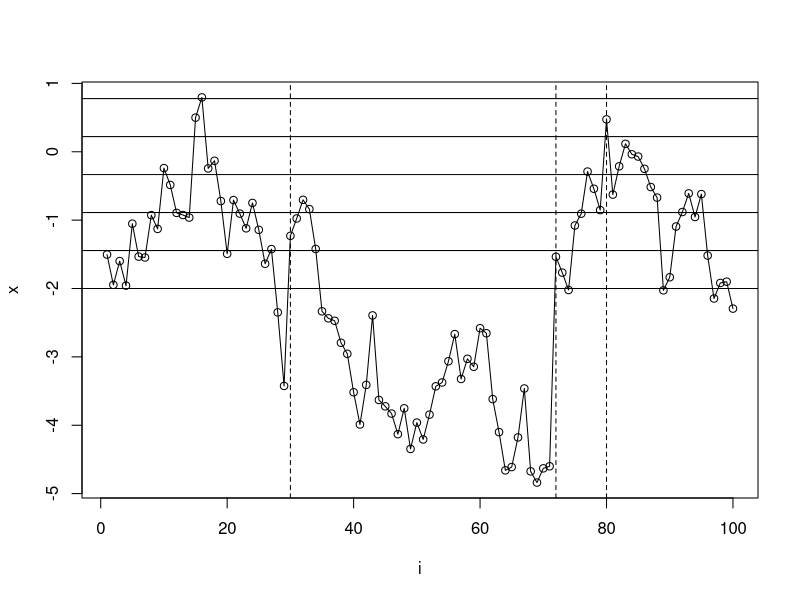
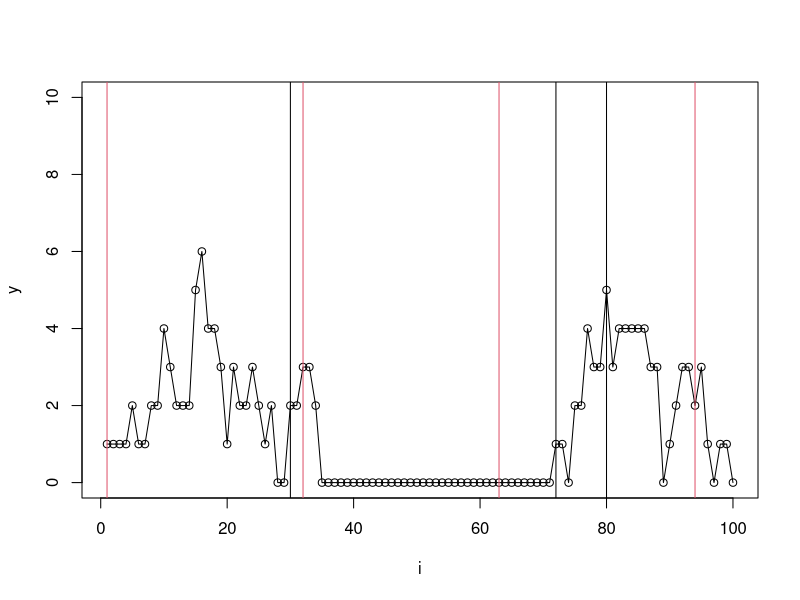

Source code (R) for these figures, in order:
# 4 categories of latent disease activity: Remission, Low, Medium, High.
# Remission tends to be 0s and 1s; Low is 2s and 3s, Medium is 4s and 6s, High is 7+

# A reasonably high proportion of people/person-time should be spent in the lower disease states.
# Fluctuation within a state should not be too rapid. Thus there should be smoothness within states.
# It would be more realistic to have people more commonly self-report the same pain level multiple days
# before then shifting to an adjacent score. Similarly, movements of one unit should be more common than movements of 2+

# It is currently quite hard to spot what I would pick out as a flare. Someone who is relatively stable,
# perhaps for weeks/months, then they have a significant increase in pain, often rapidly over days.
# Lengthening the time spent in one state might help.

# I think the model does include a hidden treatment and treatment response, yet that is also not easy to spot.
# This might again be helped by lengthening the period of time in the states before things change.

latent_process <- function(num_timepoints = 100,
                           baseline_variation = 1,
                           flare_rate = 0.1,
                           flare_magnitude = 2,
                           flare_variation = 0.5,
                           treat_magnitude = 1,
                           alpha = 1,
                           cutpoints = seq(-2, 3, length = 10)) {
    if (any(order(cutpoints) != seq_along(cutpoints)))
        stop('cutpoints should be in nondecreasing order')

    # Baseline variation
    dx <- rnorm(num_timepoints, sd = baseline_variation)

    # Flare variation
    flare_inter <- rexp(100, rate = flare_rate)               # Arbitrarily large # inter-arrival times
    flare_inter <- flare_inter[flare_inter >= 7]              # Don't allow flares more than once a week
    flare_times <- cumsum(flare_inter)                        # Inter-arrival -> absolute times           
    flare_times <- ceiling(flare_times) |> unique()           # Round up to next day, <=1 per day
    flare_times <- flare_times[flare_times <= num_timepoints] # Censor those after the end of the study
    if (length(flare_times) > 0) {
        flare_magnitudes <- rnorm(length(flare_times), mean = flare_magnitude, sd = flare_variation)
        dx[flare_times] <- dx[flare_times] + pmax(flare_magnitudes, 0)
    }

    # Latent state
    dx[1] <- dx[1] + cutpoints[1]
    x <- cumsum(dx)

    # Treatment
    if (length(cutpoints) < 10)
      warning('Code optimized for 10 cutpoints')
    # Wait till high state for first treatment
    high_states <- tail(cutpoints, 3)
    # Treatment then lasts for 30 days before resetting due to ineffectiveness/side effects
    treat_times <- seq(which.max(x >= high_states[1]), num_timepoints, by = 31)
    # Careful as we don't want to treat someone who never hits high pain
    if (min(treat_times) <= num_timepoints & min(treat_times) > 1) {
        for (treat_time in treat_times) {
            if (runif(1) < 0.5) { # Flip a coin for effectiveness
                treat_end <- pmin(treat_time + 30, num_timepoints)
                treat_ids <- seq(treat_time, treat_end)
                dx[treat_ids] <- dx[treat_ids] - pmax(rnorm(1, mean = treat_magnitude), 0)
            }
        }
    }

    x <- cumsum(dx)

    # Measurement scale (probabilistic)
    cutpoints <- sort(cutpoints, decreasing = TRUE)
    cum_probs <- sapply(cutpoints, function(cp) plogis(alpha * (x - cp)))
    cum_probs <- cbind(cum_probs, 1) # Add 1 for top category
    probs <- apply(cum_probs, 1, diff) |> t()
    probs <- cbind(probs, 1 - rowSums(probs))
    ordinal_levels <- c(0, seq_along(cutpoints))
    y <- apply(probs, 1, function(p) sample(ordinal_levels, size = 1, prob = p))

    # Measurement scale (deterministic)
    y <- findInterval(x, sort(cutpoints))

    data.frame(i = seq_along(x), dx = dx, x = x, y = y,
               flare = seq_along(x) %in% flare_times,
               treat = seq_along(x) %in% treat_times)
}

# set.seed(1)
df <- latent_process(flare_rate = 0.01, baseline_variation = 0.5)
plot(x ~ i, data = df, type = 'o')
abline(h = seq(-2, 3, length = 10))
abline(v = df$i[df$flare], lty = 2)
plot(y ~ i, data = df, type = 'o', ylim = c(0, 10))
abline(v = df$i[df$flare])
abline(v = df$i[df$treat], col = 2)
